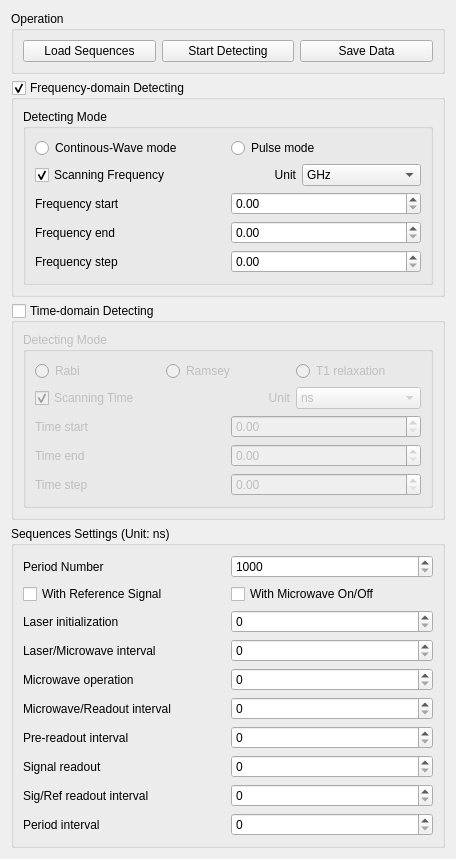
       <widget class="QWidget" name="pageODMR">
        <property name="geometry">
         <rect>
          <x>0</x>
          <y>0</y>
          <width>456</width>
          <height>858</height>
         </rect>
        </property>
        <attribute name="label">
         <string>ODMR Measurement</string>
        </attribute>
        <layout class="QVBoxLayout" name="verticalLayout">
         <item>
          <widget class="QGroupBox" name="groupBoxODMROperation">
           <property name="title">
            <string>Operation</string>
           </property>
           <layout class="QHBoxLayout" name="horizontalLayout_9">
            <item>
             <widget class="QPushButton" name="pushButtonODMRLoadSequences">
              <property name="text">
               <string>Load Sequences</string>
              </property>
             </widget>
            </item>
            <item>
             <widget class="QPushButton" name="pushButtonODMRStartDetecting">
              <property name="text">
               <string>Start Detecting</string>
              </property>
             </widget>
            </item>
            <item>
             <widget class="QPushButton" name="pushButtonODMRSaveData">
              <property name="text">
               <string>Save Data</string>
              </property>
             </widget>
            </item>
           </layout>
          </widget>
         </item>
         <item>
          <widget class="QGroupBox" name="groupBoxODMRFrequency">
           <property name="title">
            <string>Frequency-domain Detecting</string>
           </property>
           <property name="checkable">
            <bool>true</bool>
           </property>
           <layout class="QGridLayout" name="gridLayout_6">
            <item row="0" column="0" colspan="2">
             <widget class="QGroupBox" name="groupBox_10">
              <property name="title">
               <string>Detecting Mode</string>
              </property>
              <layout class="QVBoxLayout" name="verticalLayout_6">
               <item>
                <layout class="QHBoxLayout" name="horizontalLayout_15">
                 <item>
                  <widget class="QRadioButton" name="radioButtonODMRCW">
                   <property name="text">
                    <string>Continous-Wave mode</string>
                   </property>
                  </widget>
                 </item>
                 <item>
                  <widget class="QRadioButton" name="radioButtonODMRPulse">
                   <property name="text">
                    <string>Pulse mode</string>
                   </property>
                  </widget>
                 </item>
                </layout>
               </item>
               <item>
                <layout class="QHBoxLayout" name="horizontalLayout_14">
                 <item>
                  <widget class="QCheckBox" name="checkBoxODMRFrequencyScanning">
                   <property name="text">
                    <string>Scanning Frequency</string>
                   </property>
                   <property name="checked">
                    <bool>true</bool>
                   </property>
                  </widget>
                 </item>
                 <item>
                  <widget class="QLabel" name="label_34">
                   <property name="text">
                    <string>Unit</string>
                   </property>
                   <property name="alignment">
                    <set>Qt::AlignRight|Qt::AlignTrailing|Qt::AlignVCenter</set>
                   </property>
                  </widget>
                 </item>
                 <item>
                  <widget class="QComboBox" name="comboBoxODMRFrequencyUnit">
                   <item>
                    <property name="text">
                     <string>GHz</string>
                    </property>
                   </item>
                   <item>
                    <property name="text">
                     <string>MHz</string>
                    </property>
                   </item>
                   <item>
                    <property name="text">
                     <string>KHz</string>
                    </property>
                   </item>
                   <item>
                    <property name="text">
                     <string>Hz</string>
                    </property>
                   </item>
                  </widget>
                 </item>
                </layout>
               </item>
               <item>
                <layout class="QHBoxLayout" name="horizontalLayout_16">
                 <item>
                  <widget class="QLabel" name="label_17">
                   <property name="text">
                    <string>Frequency start</string>
                   </property>
                  </widget>
                 </item>
                 <item>
                  <widget class="QDoubleSpinBox" name="doubleSpinBoxODMRFrequencyStart"/>
                 </item>
                </layout>
               </item>
               <item>
                <layout class="QHBoxLayout" name="horizontalLayout_17">
                 <item>
                  <widget class="QLabel" name="label_18">
                   <property name="text">
                    <string>Frequency end</string>
                   </property>
                  </widget>
                 </item>
                 <item>
                  <widget class="QDoubleSpinBox" name="doubleSpinBoxODMRFrequencyEnd"/>
                 </item>
                </layout>
               </item>
               <item>
                <layout class="QHBoxLayout" name="horizontalLayout_18">
                 <item>
                  <widget class="QLabel" name="label_19">
                   <property name="text">
                    <string>Frequency step</string>
                   </property>
                  </widget>
                 </item>
                 <item>
                  <widget class="QDoubleSpinBox" name="doubleSpinBoxODMRFrequencyStep"/>
                 </item>
                </layout>
               </item>
              </layout>
             </widget>
            </item>
           </layout>
          </widget>
         </item>
         <item>
          <widget class="QGroupBox" name="groupBoxODMRTime">
           <property name="title">
            <string>Time-domain Detecting</string>
           </property>
           <property name="checkable">
            <bool>true</bool>
           </property>
           <property name="checked">
            <bool>false</bool>
           </property>
           <layout class="QVBoxLayout" name="verticalLayout_4">
            <item>
             <widget class="QGroupBox" name="groupBox_12">
              <property name="title">
               <string>Detecting Mode</string>
              </property>
              <layout class="QVBoxLayout" name="verticalLayout_5">
               <item>
                <layout class="QHBoxLayout" name="horizontalLayout_8">
                 <item>
                  <widget class="QRadioButton" name="radioButtonODMRRabi">
                   <property name="text">
                    <string>Rabi</string>
                   </property>
                  </widget>
                 </item>
                 <item>
                  <widget class="QRadioButton" name="radioButtonODMRRamsey">
                   <property name="text">
                    <string>Ramsey</string>
                   </property>
                  </widget>
                 </item>
                 <item>
                  <widget class="QRadioButton" name="radioButtonPulseODMRRelaxation">
                   <property name="text">
                    <string>T1 relaxation</string>
                   </property>
                  </widget>
                 </item>
                </layout>
               </item>
               <item>
                <layout class="QHBoxLayout" name="horizontalLayout_13">
                 <item>
                  <widget class="QCheckBox" name="checkBoxODMRTimeScanning">
                   <property name="text">
                    <string>Scanning Time</string>
                   </property>
                   <property name="checked">
                    <bool>true</bool>
                   </property>
                  </widget>
                 </item>
                 <item>
                  <widget class="QLabel" name="label_32">
                   <property name="text">
                    <string>Unit</string>
                   </property>
                   <property name="alignment">
                    <set>Qt::AlignRight|Qt::AlignTrailing|Qt::AlignVCenter</set>
                   </property>
                  </widget>
                 </item>
                 <item>
                  <widget class="QComboBox" name="comboBoxODMRTimeUnit">
                   <property name="currentIndex">
                    <number>3</number>
                   </property>
                   <item>
                    <property name="text">
                     <string>s</string>
                    </property>
                   </item>
                   <item>
                    <property name="text">
                     <string>ms</string>
                    </property>
                   </item>
                   <item>
                    <property name="text">
                     <string>us</string>
                    </property>
                   </item>
                   <item>
                    <property name="text">
                     <string>ns</string>
                    </property>
                   </item>
                  </widget>
                 </item>
                </layout>
               </item>
               <item>
                <layout class="QHBoxLayout" name="horizontalLayout_10">
                 <item>
                  <widget class="QLabel" name="label_30">
                   <property name="text">
                    <string>Time start</string>
                   </property>
                  </widget>
                 </item>
                 <item>
                  <widget class="QDoubleSpinBox" name="doubleSpinBoxODMRTimeStart">
                   <property name="maximum">
                    <double>1000.000000000000000</double>
                   </property>
                  </widget>
                 </item>
                </layout>
               </item>
               <item>
                <layout class="QHBoxLayout" name="horizontalLayout_11">
                 <item>
                  <widget class="QLabel" name="label_31">
                   <property name="text">
                    <string>Time end</string>
                   </property>
                  </widget>
                 </item>
                 <item>
                  <widget class="QDoubleSpinBox" name="doubleSpinBoxODMRTimeEnd">
                   <property name="maximum">
                    <double>1000.000000000000000</double>
                   </property>
                  </widget>
                 </item>
                </layout>
               </item>
               <item>
                <layout class="QHBoxLayout" name="horizontalLayout_12">
                 <item>
                  <widget class="QLabel" name="label_33">
                   <property name="text">
                    <string>Time step</string>
                   </property>
                  </widget>
                 </item>
                 <item>
                  <widget class="QDoubleSpinBox" name="doubleSpinBoxODMRTimeStep">
                   <property name="maximum">
                    <double>1000.000000000000000</double>
                   </property>
                  </widget>
                 </item>
                </layout>
               </item>
              </layout>
             </widget>
            </item>
           </layout>
          </widget>
         </item>
         <item>
          <widget class="QGroupBox" name="groupBoxODMRSequenceConfiguration">
           <property name="title">
            <string>Sequences Settings (Unit: ns)</string>
           </property>
           <layout class="QGridLayout" name="gridLayout_11">
            <item row="10" column="1">
             <widget class="QSpinBox" name="spinBoxODMRPreReadoutInterval">
              <property name="maximum">
               <number>100000</number>
              </property>
              <property name="singleStep">
               <number>10</number>
              </property>
             </widget>
            </item>
            <item row="9" column="1">
             <widget class="QSpinBox" name="spinBoxODMRMicrowaveReadoutInterval">
              <property name="maximum">
               <number>100000</number>
              </property>
              <property name="singleStep">
               <number>10</number>
              </property>
             </widget>
            </item>
            <item row="2" column="0">
             <widget class="QCheckBox" name="checkBoxODMRWithReference">
              <property name="text">
               <string>With Reference Signal</string>
              </property>
             </widget>
            </item>
            <item row="8" column="0">
             <widget class="QLabel" name="label_6">
              <property name="text">
               <string>Microwave operation</string>
              </property>
             </widget>
            </item>
            <item row="7" column="0">
             <widget class="QLabel" name="label_10">
              <property name="text">
               <string>Laser/Microwave interval</string>
              </property>
             </widget>
            </item>
            <item row="8" column="1">
             <widget class="QSpinBox" name="spinBoxODMRMicrowaveTime">
              <property name="maximum">
               <number>100000</number>
              </property>
              <property name="singleStep">
               <number>10</number>
              </property>
             </widget>
            </item>
            <item row="3" column="1">
             <widget class="QSpinBox" name="spinBoxODMRLaserTime">
              <property name="maximum">
               <number>100000</number>
              </property>
              <property name="singleStep">
               <number>10</number>
              </property>
             </widget>
            </item>
            <item row="10" column="0">
             <widget class="QLabel" name="label_23">
              <property name="text">
               <string>Pre-readout interval</string>
              </property>
             </widget>
            </item>
            <item row="13" column="1">
             <widget class="QSpinBox" name="spinBoxODMRSignalReadoutTime">
              <property name="maximum">
               <number>100000</number>
              </property>
              <property name="singleStep">
               <number>10</number>
              </property>
             </widget>
            </item>
            <item row="13" column="0">
             <widget class="QLabel" name="label_22">
              <property name="text">
               <string>Signal readout</string>
              </property>
             </widget>
            </item>
            <item row="7" column="1">
             <widget class="QSpinBox" name="spinBoxODMRLaserMicrowaveInterval">
              <property name="maximum">
               <number>100000</number>
              </property>
              <property name="singleStep">
               <number>10</number>
              </property>
             </widget>
            </item>
            <item row="14" column="1">
             <widget class="QSpinBox" name="spinBoxODMRSignalReferenceInterval">
              <property name="maximum">
               <number>100000</number>
              </property>
              <property name="singleStep">
               <number>10</number>
              </property>
             </widget>
            </item>
            <item row="3" column="0">
             <widget class="QLabel" name="label_8">
              <property name="text">
               <string>Laser initialization</string>
              </property>
             </widget>
            </item>
            <item row="16" column="0">
             <widget class="QLabel" name="label_20">
              <property name="text">
               <string>Period interval</string>
              </property>
             </widget>
            </item>
            <item row="14" column="0">
             <widget class="QLabel" name="label_21">
              <property name="text">
               <string>Sig/Ref readout interval</string>
              </property>
             </widget>
            </item>
            <item row="16" column="1">
             <widget class="QSpinBox" name="spinBoxODMRPeriodInterval">
              <property name="maximum">
               <number>100000</number>
              </property>
              <property name="singleStep">
               <number>10</number>
              </property>
             </widget>
            </item>
            <item row="1" column="1">
             <widget class="QSpinBox" name="spinBoxODMRPeriodNumber">
              <property name="minimum">
               <number>1000</number>
              </property>
              <property name="maximum">
               <number>10000000</number>
              </property>
              <property name="singleStep">
               <number>1000</number>
              </property>
             </widget>
            </item>
            <item row="9" column="0">
             <widget class="QLabel" name="label_24">
              <property name="text">
               <string>Microwave/Readout interval</string>
              </property>
             </widget>
            </item>
            <item row="1" column="0">
             <widget class="QLabel" name="label_3">
              <property name="text">
               <string>Period Number</string>
              </property>
             </widget>
            </item>
            <item row="2" column="1">
             <widget class="QCheckBox" name="checkBoxODMRMicrowaveOnOff">
              <property name="text">
               <string>With Microwave On/Off</string>
              </property>
             </widget>
            </item>
           </layout>
          </widget>
         </item>
        </layout>
       </widget>
